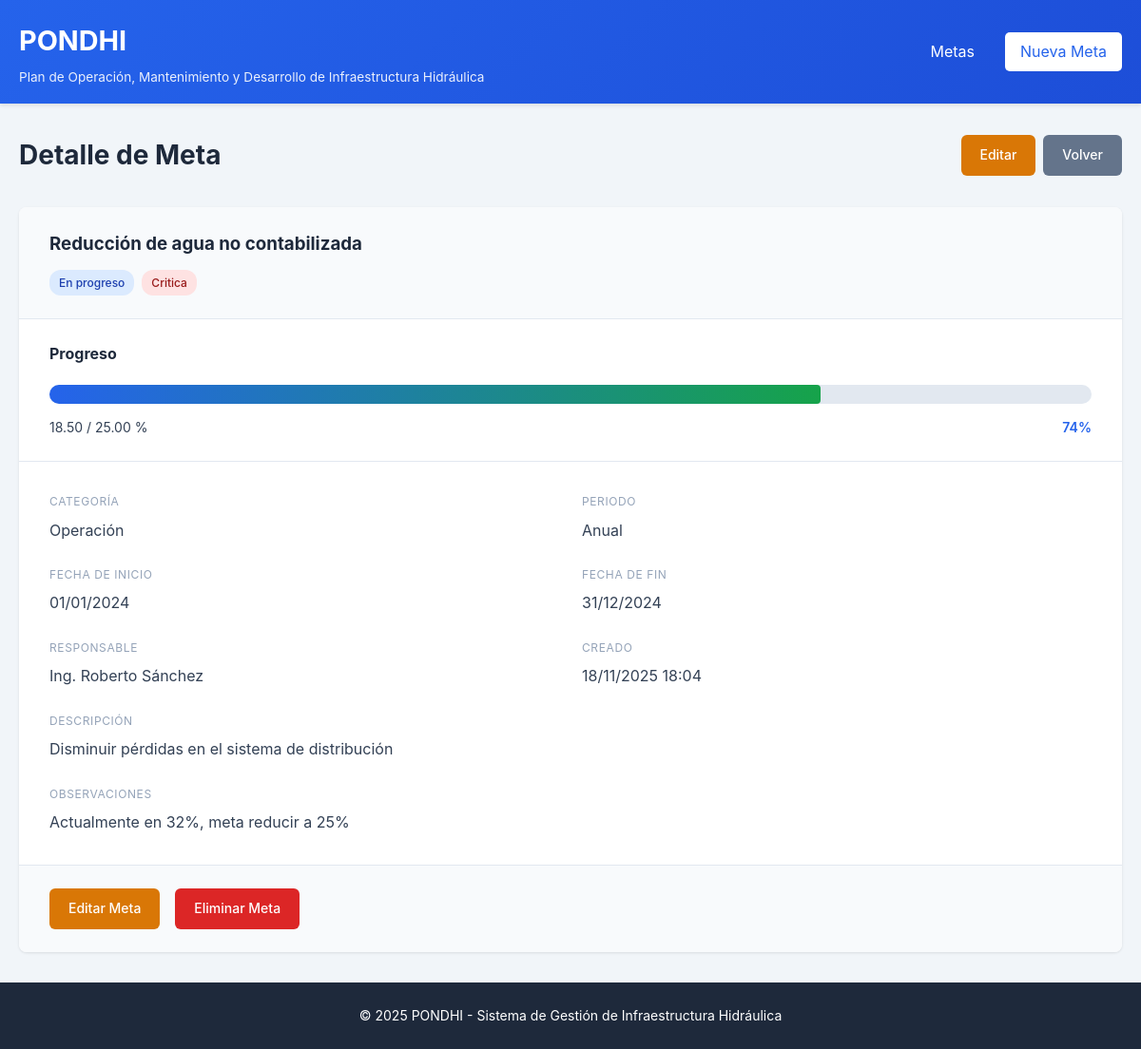
Page /public/metas/ver/3 on the committed database.
### tables this page shows
CREATE TABLE IF NOT EXISTS metas (
    id INT AUTO_INCREMENT PRIMARY KEY,
    categoria_id INT NOT NULL,
    titulo VARCHAR(255) NOT NULL,
    descripcion TEXT,
    unidad_medida VARCHAR(50) NOT NULL,
    valor_meta DECIMAL(15,2) NOT NULL,
    valor_actual DECIMAL(15,2) DEFAULT 0,
    fecha_inicio DATE NOT NULL,
    fecha_fin DATE NOT NULL,
    periodo ENUM('mensual', 'trimestral', 'semestral', 'anual') NOT NULL,
    estado ENUM('pendiente', 'en_progreso', 'completada', 'cancelada') DEFAULT 'pendiente',
    prioridad ENUM('baja', 'media', 'alta', 'critica') DEFAULT 'media',
    responsable VARCHAR(150),
    observaciones TEXT,
    created_at TIMESTAMP DEFAULT CURRENT_TIMESTAMP,
    updated_at TIMESTAMP DEFAULT CURRENT_TIMESTAMP ON UPDATE CURRENT_TIMESTAMP,
    FOREIGN KEY (categoria_id) REFERENCES categorias(id) ON DELETE RESTRICT
);

CREATE TABLE IF NOT EXISTS categorias (
    id INT AUTO_INCREMENT PRIMARY KEY,
    nombre VARCHAR(100) NOT NULL,
    descripcion TEXT,
    created_at TIMESTAMP DEFAULT CURRENT_TIMESTAMP
);

### app/controllers/MetasController.php (called while the page is built, shortened)
<?php
class MetasController extends Controller {
    private $metaModel;
    public function __construct() {
        $this->metaModel = $this->model('Meta');
    }
    public function ver($id = null) {
        $meta = $this->metaModel->getById($id);
        $this->view('metas/ver', [
            'titulo' => 'Detalle de Meta',
            'meta' => $meta
        ]);
    }
}

### app/controllers/App.php (called while the page is built, shortened)
<?php
class App {
    protected $method = 'index';
    public function __construct() {
        $url = $this->parseUrl();
        if (isset($url[0]) && file_exists(APP_PATH . '/controllers/' . ucfirst($url[0]) . 'Controller.php')) {
            unset($url[0]);
        }
        $this->controller = new $this->controller;
        if (isset($url[1])) {
            if (method_exists($this->controller, $url[1])) {
                $this->method = $url[1];
                unset($url[1]);
            }
        }
        $this->params = $url ? array_values($url) : [];
        call_user_func_array([$this->controller, $this->method], $this->params);
    }
    protected function parseUrl() {
        if (isset($_GET['url'])) {
            return explode('/', filter_var(rtrim($_GET['url'], '/'), FILTER_SANITIZE_URL));
        }
        return [];
    }
}

### public/index.php (called while the page is built, shortened)
<?php
require_once APP_PATH . '/config/Database.php';
require_once APP_PATH . '/controllers/Controller.php';
require_once APP_PATH . '/controllers/App.php';
$app = new App();

### app/config/Database.php (called while the page is built, shortened)
<?php
class Database {
    private static $instance = null;
    private $connection;
    private function __construct() {
        try {
            $dsn = "mysql:host=" . DB_HOST . ";port=" . DB_PORT . ";dbname=" . DB_NAME . ";charset=" . DB_CHARSET;
            $options = [
                PDO::ATTR_ERRMODE => PDO::ERRMODE_EXCEPTION,
                PDO::ATTR_DEFAULT_FETCH_MODE => PDO::FETCH_ASSOC,
                PDO::ATTR_EMULATE_PREPARES => false,
            ];
            $this->connection = new PDO($dsn, DB_USER, DB_PASS, $options);
        } catch (PDOException $e) {
            if (DEBUG_MODE) {
                die("Error de conexión: " . $e->getMessage());
            } else {
                die("Error de conexión a la base de datos");
            }
        }
    }
    public static function getInstance() {
        if (self::$instance === null) {
            self::$instance = new self();
        }
        return self::$instance;
    }
    public function getConnection() {
        return $this->connection;
    }
}

### app/models/Meta.php (called while the page is built, shortened)
<?php
class Meta {
    private $db;
    private $table = 'metas';
    public function __construct() {
        $this->db = Database::getInstance()->getConnection();
    }
    public function getById($id) {
        $sql = "SELECT m.*, c.nombre as categoria_nombre
                FROM {$this->table} m
                INNER JOIN categorias c ON m.categoria_id = c.id
                WHERE m.id = :id";
        $stmt = $this->db->prepare($sql);
        $stmt->bindParam(':id', $id, PDO::PARAM_INT);
        $stmt->execute();
        return $stmt->fetch();
    }
}

### app/views/metas/ver.php (the view)
<?php require_once APP_PATH . '/views/layouts/header.php'; ?>
<?php
$porcentaje = $meta['valor_meta'] > 0
    ? round(($meta['valor_actual'] / $meta['valor_meta']) * 100, 1)
    : 0;
?>
<div class="page-header">
    <h2><?= $titulo ?></h2>
    <div class="header-actions">
        <a href="<?= APP_URL ?>/metas/editar/<?= $meta['id'] ?>" class="btn btn-warning">Editar</a>
        <a href="<?= APP_URL ?>/metas" class="btn btn-secondary">Volver</a>
    </div>
</div>
<div class="detail-container">
    <div class="detail-header">
        <h3><?= htmlspecialchars($meta['titulo']) ?></h3>
        <div class="badges">
            <span class="badge badge-<?= $meta['estado'] ?>">
                <?= ucfirst(str_replace('_', ' ', $meta['estado'])) ?>
            </span>
            <span class="badge badge-prioridad-<?= $meta['prioridad'] ?>">
                <?= ucfirst($meta['prioridad']) ?>
            </span>
        </div>
    </div>
    <div class="progress-section">
        <h4>Progreso</h4>
        <div class="progress-bar large">
            <div class="progress-fill" style="width: <?= min($porcentaje, 100) ?>%"></div>
        </div>
        <div class="progress-info">
            <span><?= number_format($meta['valor_actual'], 2) ?> / <?= number_format($meta['valor_meta'], 2) ?> <?= htmlspecialchars($meta['unidad_medida']) ?></span>
            <span class="progress-percentage"><?= $porcentaje ?>%</span>
        </div>
    </div>
    <div class="detail-grid">
        <div class="detail-item">
            <label>Categoría</label>
            <span><?= htmlspecialchars($meta['categoria_nombre']) ?></span>
        </div>
        <div class="detail-item">
            <label>Periodo</label>
            <span><?= ucfirst($meta['periodo']) ?></span>
        </div>
        <div class="detail-item">
            <label>Fecha de Inicio</label>
            <span><?= date('d/m/Y', strtotime($meta['fecha_inicio'])) ?></span>
        </div>
        <div class="detail-item">
            <label>Fecha de Fin</label>
            <span><?= date('d/m/Y', strtotime($meta['fecha_fin'])) ?></span>
        </div>
        <div class="detail-item">
            <label>Responsable</label>
            <span><?= htmlspecialchars($meta['responsable']) ?: 'No asignado' ?></span>
        </div>
        <div class="detail-item">
            <label>Creado</label>
            <span><?= date('d/m/Y H:i', strtotime($meta['created_at'])) ?></span>
        </div>
        <?php if (!empty($meta['descripcion'])): ?>
            <div class="detail-item full-width">
                <label>Descripción</label>
                <p><?= nl2br(htmlspecialchars($meta['descripcion'])) ?></p>
            </div>
        <?php endif; ?>
        <?php if (!empty($meta['observaciones'])): ?>
            <div class="detail-item full-width">
                <label>Observaciones</label>
                <p><?= nl2br(htmlspecialchars($meta['observaciones'])) ?></p>
            </div>
        <?php endif; ?>
    </div>
    <div class="detail-actions">
        <a href="<?= APP_URL ?>/metas/editar/<?= $meta['id'] ?>" class="btn btn-warning">Editar Meta</a>
        <a href="<?= APP_URL ?>/metas/eliminar/<?= $meta['id'] ?>"
           class="btn btn-danger"
           onclick="return confirm('¿Está seguro de eliminar esta meta?')">Eliminar Meta</a>
    </div>
</div>
<?php require_once APP_PATH . '/views/layouts/footer.php'; ?>

### public/css/styles.css (style rules this page uses)
:root { --primary-color: #2563eb; --primary-dark: #1d4ed8; --secondary-color: #64748b; --success-color: #16a34a; --warning-color: #d97706; --danger-color: #dc2626; --info-color: #0891b2; --light-color: #f8fafc; --dark-color: #1e293b; --border-color: #e2e8f0; --text-color: #334155; --text-muted: #94a3b8; }
* { margin: 0; padding: 0; box-sizing: border-box; }
body { font-family: -apple-system, BlinkMacSystemFont, 'Segoe UI', Roboto, Oxygen, Ubuntu, sans-serif; background-color: #f1f5f9; color: var(--text-color); line-height: 1.6; }
.page-header { display: flex; justify-content: space-between; align-items: center; margin-bottom: 2rem; flex-wrap: wrap; gap: 1rem; }
.page-header h2 { color: var(--dark-color); font-size: 1.75rem; }
.header-actions { display: flex; gap: 0.5rem; }
.btn { display: inline-block; padding: 0.625rem 1.25rem; border: none; border-radius: 6px; cursor: pointer; text-decoration: none; font-size: 0.875rem; font-weight: 500; transition: all 0.3s; text-align: center; }
.btn-secondary { background-color: var(--secondary-color); color: white; }
.btn-warning { background-color: var(--warning-color); color: white; }
.btn-danger { background-color: var(--danger-color); color: white; }
.progress-bar { background-color: var(--border-color); border-radius: 4px; height: 8px; overflow: hidden; width: 100px; display: inline-block; vertical-align: middle; }
.progress-bar.large { height: 20px; width: 100%; border-radius: 10px; }
.progress-fill { background: linear-gradient(90deg, var(--primary-color), var(--success-color)); height: 100%; border-radius: 4px; transition: width 0.3s; }
.badge { display: inline-block; padding: 0.25rem 0.625rem; border-radius: 12px; font-size: 0.75rem; font-weight: 500; }
.badge-en_progreso { background-color: #dbeafe; color: #1e40af; }
.badge-prioridad-critica { background-color: #fee2e2; color: #991b1b; }
.detail-container { background: white; border-radius: 8px; box-shadow: 0 1px 3px rgba(0, 0, 0, 0.1); overflow: hidden; }
.detail-header { padding: 1.5rem 2rem; background-color: var(--light-color); border-bottom: 1px solid var(--border-color); }
.detail-header h3 { margin-bottom: 0.75rem; color: var(--dark-color); }
.detail-header .badges { display: flex; gap: 0.5rem; }
.progress-section { padding: 1.5rem 2rem; border-bottom: 1px solid var(--border-color); }
.progress-section h4 { margin-bottom: 1rem; color: var(--dark-color); }
.progress-info { display: flex; justify-content: space-between; margin-top: 0.75rem; font-size: 0.875rem; }
.progress-percentage { font-weight: 600; color: var(--primary-color); }
.detail-grid { display: grid; grid-template-columns: repeat(2, 1fr); gap: 1.5rem; padding: 2rem; }
.detail-item { display: flex; flex-direction: column; }
.detail-item.full-width { grid-column: span 2; }
.detail-item label { font-size: 0.75rem; color: var(--text-muted); text-transform: uppercase; letter-spacing: 0.05em; margin-bottom: 0.5rem; }
.detail-item span, .detail-item p { color: var(--text-color); }
.detail-actions { padding: 1.5rem 2rem; background-color: var(--light-color); border-top: 1px solid var(--border-color); display: flex; gap: 1rem; }

### rows in the picture
metas: titulo "Reducción de agua no contabilizada", estado "En progreso", prioridad "Critica", valor_actual "18.50", valor_meta "25.00", unidad_medida "%", porcentaje "74", categoria.nombre "Operación", periodo "Anual", fecha_inicio "01/01/2024", fecha_fin "31/12/2024", responsable "Ing. Roberto Sánchez", created_at "18/11/2025 18:04", descripcion "Disminuir pérdidas en el sistema de distribución", observaciones "Actualmente en 32%, meta reducir a 25%"

### other values in the picture
$titulo "Detalle de Meta"
